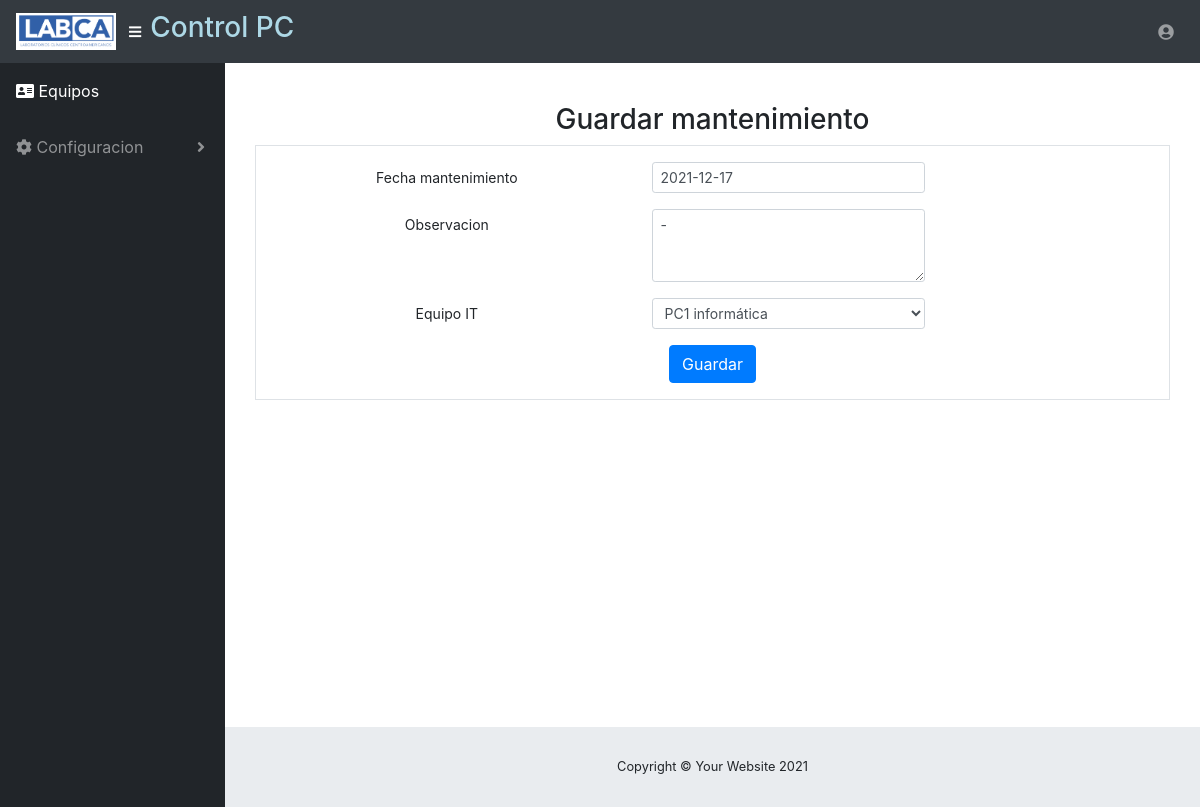
The page /equipos/updateMantenimiento/1 (signed in) on the database its author committed.
### core/models.py (models this page shows)
class Mantenimiento(models.Model):
    idMantenimiento=models.AutoField(primary_key=True, verbose_name="Codigo mantenimiento")
    fechaMantenimiento=models.DateField(verbose_name="Fecha mantenimiento")
    observacion=models.TextField(verbose_name="Observacion")
    idEquipoIt=models.ForeignKey(EquipoIT, verbose_name="Equipo IT", on_delete=models.SET_NULL, blank=True, null=True)
    usuarioRegistra=models.ForeignKey(User, on_delete=models.CASCADE)

class EquipoIT(models.Model):
    idEquipoIt=models.AutoField(primary_key=True, verbose_name="Codigo Equipo IT")
    tipoEquipo=models.ForeignKey(TipoEquipo, verbose_name="Tipo equipo", on_delete=models.SET_NULL, blank=True, null=True)
    marca=models.ForeignKey(Marca, verbose_name="Marca", on_delete=models.SET_NULL, blank=True, null=True)
    modelo=models.ForeignKey(Modelo, verbose_name="Modelo", on_delete=models.SET_NULL, blank=True, null=True)
    sucursal=models.ForeignKey(Sucursal, verbose_name="Sucursal a asignar", on_delete=models.SET_NULL, blank=True, null=True)
    area=models.ForeignKey(Area, verbose_name="Area a asignar", on_delete=models.SET_NULL, blank=True, null=True)
    fechaIngreso=models.DateField(verbose_name="Fecha ingreso", null=True, blank=True)
    observacion=models.TextField(verbose_name="Observacion", null=True, blank=True)
    accesoRemoto=models.BooleanField(verbose_name="Aplica acceso remoto", default=False)
    aliasEquipo=models.TextField(max_length=40, verbose_name="Alias equipo")
    def __str__(self):
        return '{}'.format(self.aliasEquipo)

### core/views.py (the view)
# urls.py: path('updateMantenimiento/<int:pk>', login_required(views.MantenimientoUpdate.as_view()), name='updateMantenimiento'),
class MantenimientoUpdate(UpdateView):
    model=Mantenimiento
    form_class=MantenimientoForm
    success_url=reverse_lazy('core:mantenimiento')

### core/forms.py
class MantenimientoForm(forms.ModelForm):
    class Meta:
        model=Mantenimiento
        fields=[
            'fechaMantenimiento',
            'observacion',
            'idEquipoIt'
        ]
        labels={
            'fechaMantenimiento':'Fecha Mantenimiento',
            'observacion':'Observacion',
            'idEquipoIt':'Equipo IT'
        }
        widgets={
            'fechaMantenimiento':forms.TextInput(attrs={'class':'form-control form-control-sm fecha'}),
            'observacion':forms.Textarea(attrs={'class':'form-control form-control-sm', 'rows':3}),
            'idEquipoIt':forms.Select(attrs={'class':'form-control form-control-sm'})
        }

### core/templates/core/mantenimiento_form.html (shortened to what this page needs)
{% extends 'core/base.html' %}
{% load static %}
{% block content %}
<br>
<div class="container text-center">
<div class="abs-center">
<h3>Guardar mantenimiento</h3>
<form  class="border p-3 form" enctype="multipart/form-data" method="POST">
  <div class="form-group row">
    <label for="colFormLabelSm" class="col-sm-5 col-form-label col-form-label-sm">Fecha mantenimiento</label>
    <div class="col-sm-4">
      {{ form.fechaMantenimiento }}
    </div>
  </div>
  <div class="form-group row">
    <label for="colFormLabelSm" class="col-sm-5 col-form-label col-form-label-sm">Observacion</label>
    <div class="col-sm-4" >
      {{ form.observacion }}
    </div>
  </div>
  <div class="form-group row" >
    <label for="colFormLabelSm" class="col-sm-5 col-form-label col-form-label-sm">Equipo IT</label>
    <div class="col-sm-4" >
      {{ form.idEquipoIt }}
    </div>
  </div>
 <button type="submit" class="btn btn-primary">Guardar</button>
</form>
</div>
</div>
{% endblock%}

### rows shown on the page
Mantenimiento: fechaMantenimiento "2021-12-17", observacion "-"
EquipoIT: idEquipoIt "PC1 informática"
